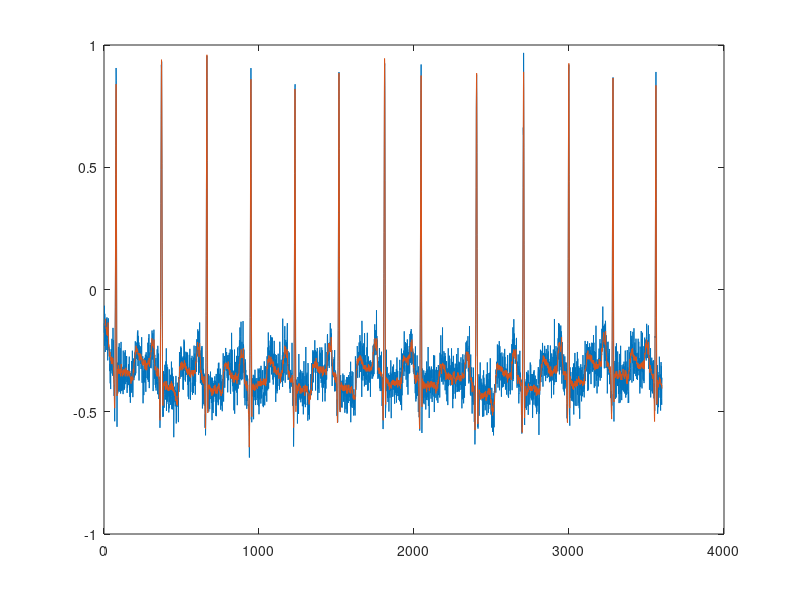

MATLAB code to generate this figure: (Note: this script raises an error after producing the figure.)
% Example of the CEEMDAN performance, used in the work where CEEMDAN was first presented:
% Cite: 
% M.E.TORRES, M.A. COLOMINAS, G. SCHLOTTHAUER, P. FLANDRIN,
%  "A complete Ensemble Empirical Mode decomposition with adaptive noise," 
%  IEEE Int. Conf. on Acoust., Speech and Signal Proc. ICASSP-11, pp. 4144-4147, Prague (CZ)
%
% The code loads the signal ecg.mat
% It is an ECG from the MIT-BIH Normal Sinus Rhythm Database
% available at http://www.physionet.org/cgi-bin/atm/ATM.
% The first 10 seconds of the first channel of the record 16265 has been
% used in the aboved mentioned paper
%
% -------------------------------------------------------------------------
% Date: June 06,2011
% Authors:  Torres ME, Colominas MA, Schlotthauer G, Flandrin P.
% For problems with the code, please contact the authors:  
% To:  macolominas(AT)bioingenieria.edu.ar 
% CC:  metorres(AT)santafe-conicet.gov.ar
% -------------------------------------------------------------------------
%  This version was run on Matlab 7.10.0 (R2010a)
%--------------------------------------------------------------------------
%%
load ('m100.mat');
ecg = val(1,1:3600);
ecg=(ecg-1024)/200;
% ecg=downsample(ecg,2);
sig_power=var(ecg);
SNR=10;%dB
Nstd=sqrt(sig_power/(10^(SNR/10)));
% Nstd = 0.2;
NR = 6;
MaxIter = 100;

t=1:length(ecg);
plot(t,ecg+Nstd*randn([1,length(ecg)]),t,ecg);
%%
tic
[modes its]=ceemdan_v2014(ecg,Nstd,NR,MaxIter,2);
% modes=emd(ecg);
t1=toc;
t=1:length(ecg);

[a b]=size(modes);

figure;
subplot(a+1,1,1);
plot(t,ecg);% the ECG signal is in the first row of the subplot
ylabel('ECG')
set(gca,'xtick',[])
axis tight;

for i=2:a
    subplot(a+1,1,i);
    plot(t,modes(i-1,:));
    ylabel (['IMF ' num2str(i-1)]);
    set(gca,'xtick',[])
    xlim([1 length(ecg)])
end;

subplot(a+1,1,a+1)
plot(t,modes(a,:))
ylabel(['IMF ' num2str(a)])
xlim([1 length(ecg)])

% figure;
% boxplot(its);